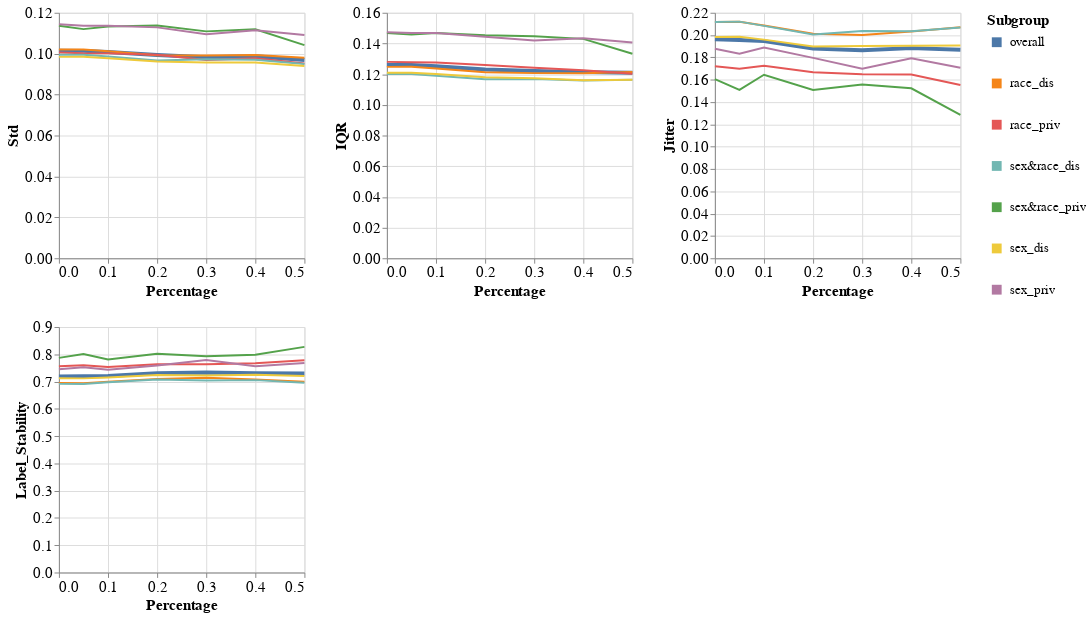

Source (notebook cell):
### Markdown cell above
### Subgroup metrics per dataset, experiment iteration, and model

### Code cell
visualizer.create_subgroups_grid_pct_lines_plot(model_name=MODEL_NAMES[0],
                                                target_preprocessing_technique=PREPROCESSING_TECHNIQUES[0],
                                                subgroup_metrics_type='variance')
